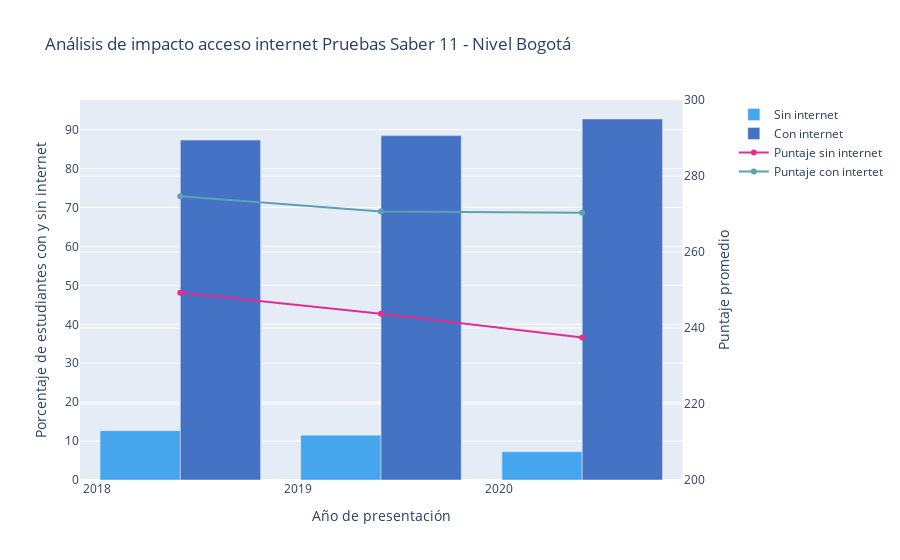

The notebook cell this image was saved under:
### Code cell
import plotly.graph_objects as go
from plotly.subplots import make_subplots

# Create figure with secondary y-axis
fig = make_subplots(specs=[[{"secondary_y": True}]])

# Add traces
fig.add_trace(
    go.Bar(marker_color="#45A5ED", name='Sin internet', x=df_d_internet_s2.loc[df_d_internet['FAMI_TIENEINTERNET']=='No']['PERIODO'], y=df_d_internet_s2.loc[df_d_internet['FAMI_TIENEINTERNET']=='No']['ESTU_CONSECUTIVO']),
    secondary_y=False,
)

fig.add_trace(
    go.Bar(marker_color="#4472C4", name='Con internet', x=df_d_internet_s2.loc[df_d_internet['FAMI_TIENEINTERNET']=='Si']['PERIODO'], y=df_d_internet_s2.loc[df_d_internet['FAMI_TIENEINTERNET']=='Si']['ESTU_CONSECUTIVO']),
    secondary_y=False,
)

# Add traces
fig.add_trace(
    go.Line(marker_color="#E32D91", name='Puntaje sin internet', x=df_d_internet_s2.loc[df_d_internet['FAMI_TIENEINTERNET']=='No']['PERIODO'], y=df_d_internet_s2.loc[df_d_internet['FAMI_TIENEINTERNET']=='No']['PUNT_GLOBAL']),
    secondary_y=True,
)

fig.add_trace(
    go.Line(marker_color="#5AA2AE", name='Puntaje con intertet', x=df_d_internet_s2.loc[df_d_internet['FAMI_TIENEINTERNET']=='Si']['PERIODO'], y=df_d_internet_s2.loc[df_d_internet['FAMI_TIENEINTERNET']=='Si']['PUNT_GLOBAL']),
    secondary_y=True,
)

# Add figure title
fig.update_layout(
    title_text="Double Y Axis Example"
)

# Set x-axis title
fig.update_xaxes(title_text="xaxis title")

# Set y-axes titles
fig.update_yaxes(title_text="Porcentaje de estudiantes con y sin internet", secondary_y=False)
fig.update_yaxes(title_text="Puntaje promedio", secondary_y=True, range=[200,300])
fig.update_xaxes(title_text="Año de presentación", nticks=5)
fig.update_layout(xaxis=dict(tickformat="%Y"))

fig.update_layout(title_text='Análisis de impacto acceso internet Pruebas Saber 11 - Nivel Bogotá')
fig.update_layout(
    autosize=True)
fig.layout.margin.r=10

fig.show()

### Figure 1 — Plotly figure (JSON) as saved in the notebook; plotly's stock layout.template omitted (floating-point values rounded to 4 significant figures)
{"data": [{"marker": {"color": "#45A5ED"}, "name": "Sin internet", "type": "bar", "x": ["2018-06-01T00:00:00", "2019-06-01T00:00:00", "2020-06-01T00:00:00"], "xaxis": "x", "y": [12.68, 11.53, 7.259], "yaxis": "y"}, {"marker": {"color": "#4472C4"}, "name": "Con internet", "type": "bar", "x": ["2018-06-01T00:00:00", "2019-06-01T00:00:00", "2020-06-01T00:00:00"], "xaxis": "x", "y": [87.32, 88.47, 92.74], "yaxis": "y"}, {"marker": {"color": "#E32D91"}, "name": "Puntaje sin internet", "type": "scatter", "x": ["2018-06-01T00:00:00", "2019-06-01T00:00:00", "2020-06-01T00:00:00"], "xaxis": "x", "y": [249.3, 243.8, 237.5], "yaxis": "y2"}, {"marker": {"color": "#5AA2AE"}, "name": "Puntaje con intertet", "type": "scatter", "x": ["2018-06-01T00:00:00", "2019-06-01T00:00:00", "2020-06-01T00:00:00"], "xaxis": "x", "y": [274.7, 270.6, 270.3], "yaxis": "y2"}], "layout": {"autosize": true, "title": {"text": "Análisis de impacto acceso internet Pruebas Saber 11 - Nivel Bogotá"}, "xaxis": {"anchor": "y", "automargin": true, "domain": [0, 0.94], "nticks": 5, "tickformat": "%Y", "title": {"text": "Año de presentación"}}, "yaxis": {"anchor": "x", "domain": [0, 1], "title": {"text": "Porcentaje de estudiantes con y sin internet"}}, "yaxis2": {"anchor": "x", "overlaying": "y", "range": [200, 300], "side": "right", "title": {"text": "Puntaje promedio"}}}}
